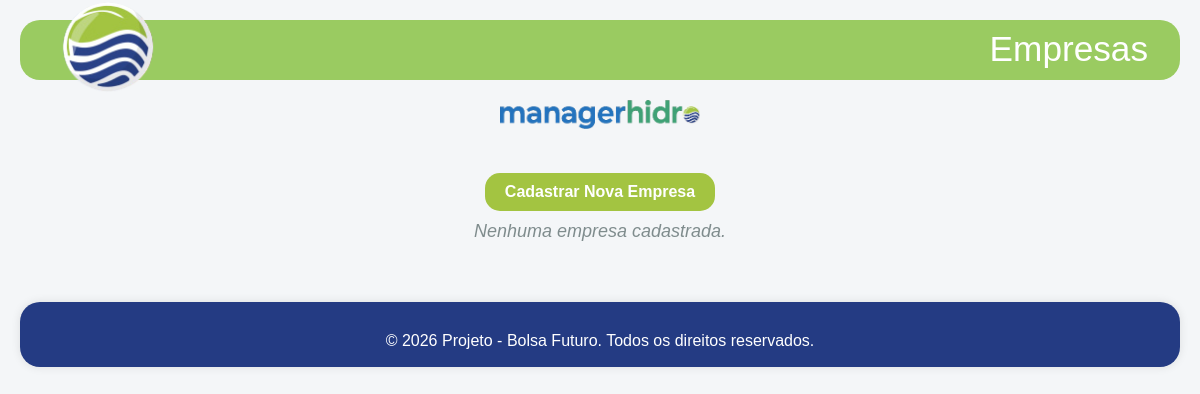
The app's page /empresas/empresas/, older data.
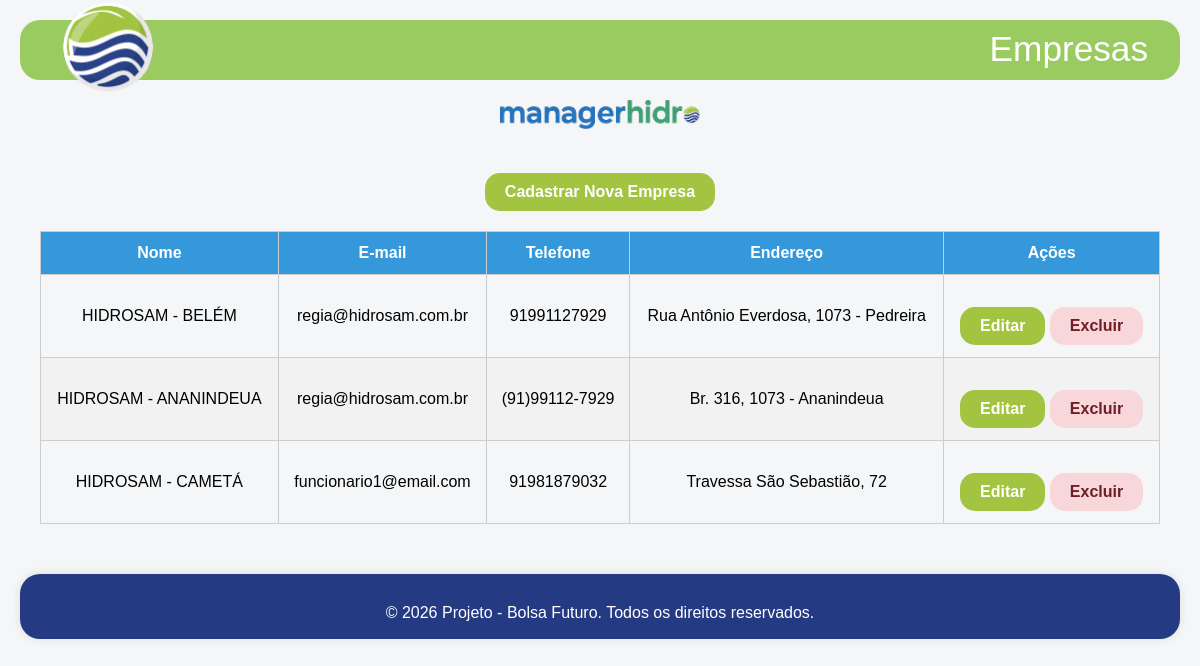
The same page, newer data.
### empresas/models.py (models this page shows, shortened)
class Empresa(models.Model):
    nome = models.CharField(max_length=150)
    endereco = models.CharField(max_length=255)
    email = models.EmailField()
    telefone = models.CharField(max_length=20)

### empresas/views.py (the view)
# urls.py: path('empresas/', views.lista_empresas, name='lista_empresas'),
def lista_empresas(request):
    empresas = Empresa.objects.all()
    return render(request, 'empresas/empresas.html', {
        'empresas': empresas,
        'header_title': 'Empresas'
    })

### empresas/templates/empresas/empresas.html (shortened to what this page needs)
{% extends 'base.html' %}
{% block content %}
  <div>
    <a href="{% url 'cadastrar_empresa' %}" class="btn">Cadastrar Nova Empresa</a>
  </div>
  {% if empresas %}
    <table>
      <thead>
        <tr>
          <th>Nome</th>
          <th>E-mail</th>
          <th>Telefone</th>
          <th>Endereço</th>
          <th>Ações</th>
        </tr>
      </thead>
      <tbody>
        {% for empresa in empresas %}
          <tr>
            <td>{{ empresa.nome }}</td>
            <td>{{ empresa.email }}</td>
            <td>{{ empresa.telefone }}</td>
            <td>{{ empresa.endereco }}</td>
            <td>
              <a href="{% url 'editar_empresa' empresa.id %}" class="btn">Editar</a>
              <a href="{% url 'excluir_empresa' empresa.id %}" class="btn alerta">Excluir</a>
            </td>
          </tr>
        {% endfor %}
      </tbody>
    </table>
  {% else %}
    <p class="empty">Nenhuma empresa cadastrada.</p>
  {% endif %}
{% endblock %}

### templates/base.html (shortened to what this page needs)
{% load static %}
<!DOCTYPE html>
<html lang="pt-BR">
<head>
  <link rel="stylesheet" href="{% static 'css/style.css' %}" />
</head>
<body>
  {% include 'header.html' %}
  <main class="container">
    {% block content %}
    {% endblock %}
  </main>
  {% include 'footer.html' %}
</body>
</html>

### templates/header.html (shortened to what this page needs)
{% load static %}
<header>
  <div class="header-content"></div>
    <div class="logo-container">
      <img src="{% static 'img/logo-hidro.png' %}" alt="Logo" class="logo-img">
    </div>
    {% if header_title %}
      <h1 class="header-title">{{ header_title }}</h1>
    {% endif %}
</header>
<nav class="center">
  <img src="{% static 'img/logo-sistema.png' %}" alt="Imagem centralizada" class="logo-sistema">

### templates/footer.html
<footer>
  &copy; <span id="ano"></span> Projeto - Bolsa Futuro. Todos os direitos reservados.
</footer>

### usuarios/static/css/style.css (style rules this page uses)
body { font-family: Arial, sans-serif; background-color: #f4f6f8; margin: 0; padding: 20px; }
h1, h2 { color: #2c3e50; text-align: center; }
.center { text-align: center; }
header { position: relative; height: 60px; background-color: transparent; }
.header-content { background-color: #9acb61; height: 100%; width: 100%; position: relative; top: 0; left: 0; z-index: 1; border-radius: 20px; }
.logo-container { position: absolute; top: 50%; left: 2rem; transform: translateY(-50%); z-index: 2; }
.logo-img { height: 100px; width: auto; object-fit: contain; }
.header-title { position: absolute; right: 2rem; color: white; font-size: 2.2rem; font-weight: 20; z-index: 2; top: -25%; }
.container { max-width: 1200px; margin: 0 auto; padding: 20px; }
footer { color: white; position: relative; bottom: 0; margin: auto; max-width: 100%; background-color: #243b83; margin-top: 30px; text-align: center; padding: 30px; border-radius: 20px; box-shadow: 0 0 10px rgba(0, 0, 0, 0.1); height: 5px; }
table { width: 100%; border-collapse: collapse; margin-top: 20px; }
th, td { padding: 12px; border: 1px solid #ccc; text-align: center; }
th { background-color: #3498db; color: white; }
tr:nth-child(even) { background-color: #f2f2f2; }
.btn { display: inline-block; margin-top: 20px; padding: 10px 20px; background-color: #a3c441; color: white; text-decoration: none; border-radius: 15px; font-weight: bold; border: none; }
.alerta { background-color: #f8d7da; color: #721c24; }
.logo-sistema { max-width: 200px; margin-top: 20px; }

Row changes from the older to the newer data that the page shows:
added Empresa: nome "HIDROSAM - BELÉM", email "regia@hidrosam.com.br", telefone "91991127929", endereco "Rua Antônio Everdosa, 1073 - Pedreira"
added Empresa: nome "HIDROSAM - ANANINDEUA", email "regia@hidrosam.com.br", telefone "(91)99112-7929", endereco "Br. 316, 1073 - Ananindeua"
added Empresa: nome "HIDROSAM - CAMETÁ", email "funcionario1@email.com", telefone "91981879032", endereco "Travessa São Sebastião, 72"
Text that changed along with them:
text no longer shown: "Nenhuma empresa cadastrada."
text now shown: "Nome E-mail Telefone Endereço Ações"
